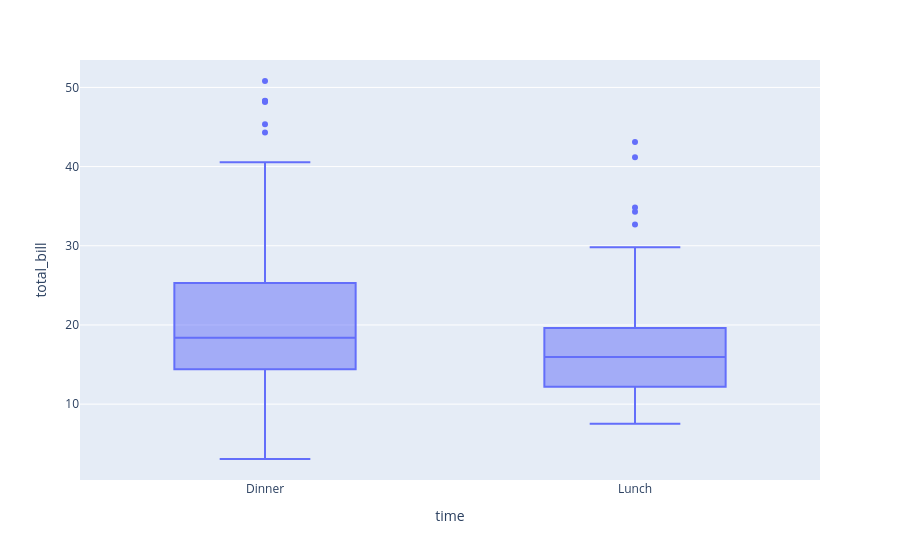

This figure's notebook cell:
### Markdown cell above
If a column name is given as x argument, a box plot is drawn for each value of x.

### Code cell
df = px.data.tips()
fig = px.box(df, x="time", y="total_bill")
fig.show()

### Figure 1 — Plotly figure (JSON) as saved in the notebook; plotly's stock layout.template omitted (floating-point values rounded to 4 significant figures; data arrays with more than 128 entries replaced by an {"elided": "..."} marker saying what was removed)
{"data": [{"alignmentgroup": "True", "hovertemplate": "time=%{x}<br>total_bill=%{y}<extra></extra>", "legendgroup": "", "marker": {"color": "#636efa"}, "name": "", "notched": false, "offsetgroup": "", "orientation": "v", "showlegend": false, "type": "box", "x": {"elided": "244 str values"}, "x0": " ", "xaxis": "x", "y": {"elided": "244 float values"}, "y0": " ", "yaxis": "y"}], "layout": {"boxmode": "group", "legend": {"tracegroupgap": 0}, "margin": {"t": 60}, "xaxis": {"anchor": "y", "domain": [0, 1], "title": {"text": "time"}}, "yaxis": {"anchor": "x", "domain": [0, 1], "title": {"text": "total_bill"}}}}
